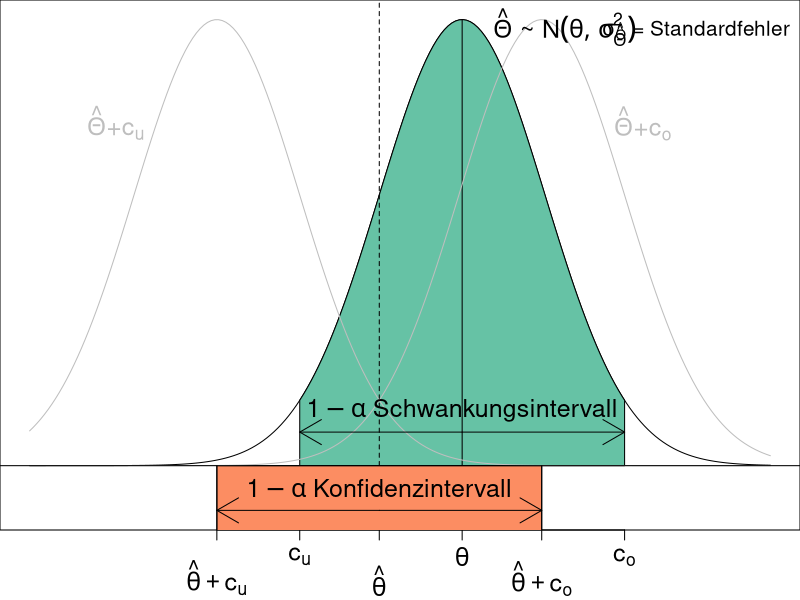

Write R code to recreate this figure.
pdf("confint.pdf", width=10, height=5)
tr <- range(c(qnorm(c(0.0001, 0.9999)), qnorm(c(0.0001, 0.9999), -1.5)))
t  <- min(tr)+diff(tr)*(0:200)/200
yt <- dnorm(t)
th <- -1
c  <- 1.96
par(mar=c(3.5,0,0,0))
plot(t, yt, type="l", axes=F, xlab="", ylab="", ylim=c(-0.04, max(yt)))
axis(1, at=c(0, -c, c, th, th-c, th+c), 
     labels=c(expression(theta), expression(c[u]), expression(c[o]), '', '', ''),
  #            expression(hat(theta)), expression(hat(theta)+c[u]),  expression(hat(theta)+c[o])), 
     cex.axis=1.5)
usr <- par('usr')
mtext(c(expression(hat(theta)), expression(hat(theta)+c[u]),  expression(hat(theta)+c[o])), 
      side=1, at=c(th, th-c, th+c), cex=1.5, line=2.5)
#, (usr[3])*c(1,1,1))
box()

tp <- t[(t>-c)&(t<c)]
tp <- c(-c, tp, c)
yp <- dnorm(tp)
tp <- c(-c, tp, c)
yp <- c(0, yp, 0)
polygon(tp, yp, border="black", col="#66C2A5")
lines(c(th,th), c(0, usr[4]), lty="dashed")
lines(c(0,0), c(0, max(yt)))
polygon(c(th-c, th-c, th+c, th+c), c(usr[1],0,0,usr[1]), border="black", col="#FC8D62")
lines(t, dnorm(t, th-c), col="gray")
lines(t, dnorm(t, th+c), col="gray")

arrows(0, 0.03, -c, 0.03)
arrows(0, 0.03, c, 0.03)
arrows(th, -0.04, th-c, -0.04)
arrows(th, -0.04, th+c, -0.04)
lines(c(th-c, th-c), c(0, usr[1]))
lines(c(th+c, th+c), c(0, usr[1]))
text(th, -0.005, expression(paste(1-alpha, " Konfidenzintervall")), pos=1, cex=1.5)
text(0, 0.03, expression(paste(1-alpha, " Schwankungsintervall")), pos=3, cex=1.5)

text(th-c-0.75, dnorm(th-c-0.75, th-c), expression(paste(hat(Theta), '+', c[u])), pos=2, col="gray", cex=1.5)
text(th+c+0.75, dnorm(th+c+0.75, th+c), expression(paste(hat(Theta), '+', c[o])), pos=4, col="gray", cex=1.5)
abline(h=0)
text(0.25, dnorm(0.25), expression(paste(hat(Theta), ' ~ ', N(theta, sigma[hat(Theta)]^2))), pos=4, cex=1.5)
text(usr[2], dnorm(0.25), expression(paste(sigma[hat(Theta)], ' = Standardfehler')), pos=2, cex=1.25)
dev.off()
